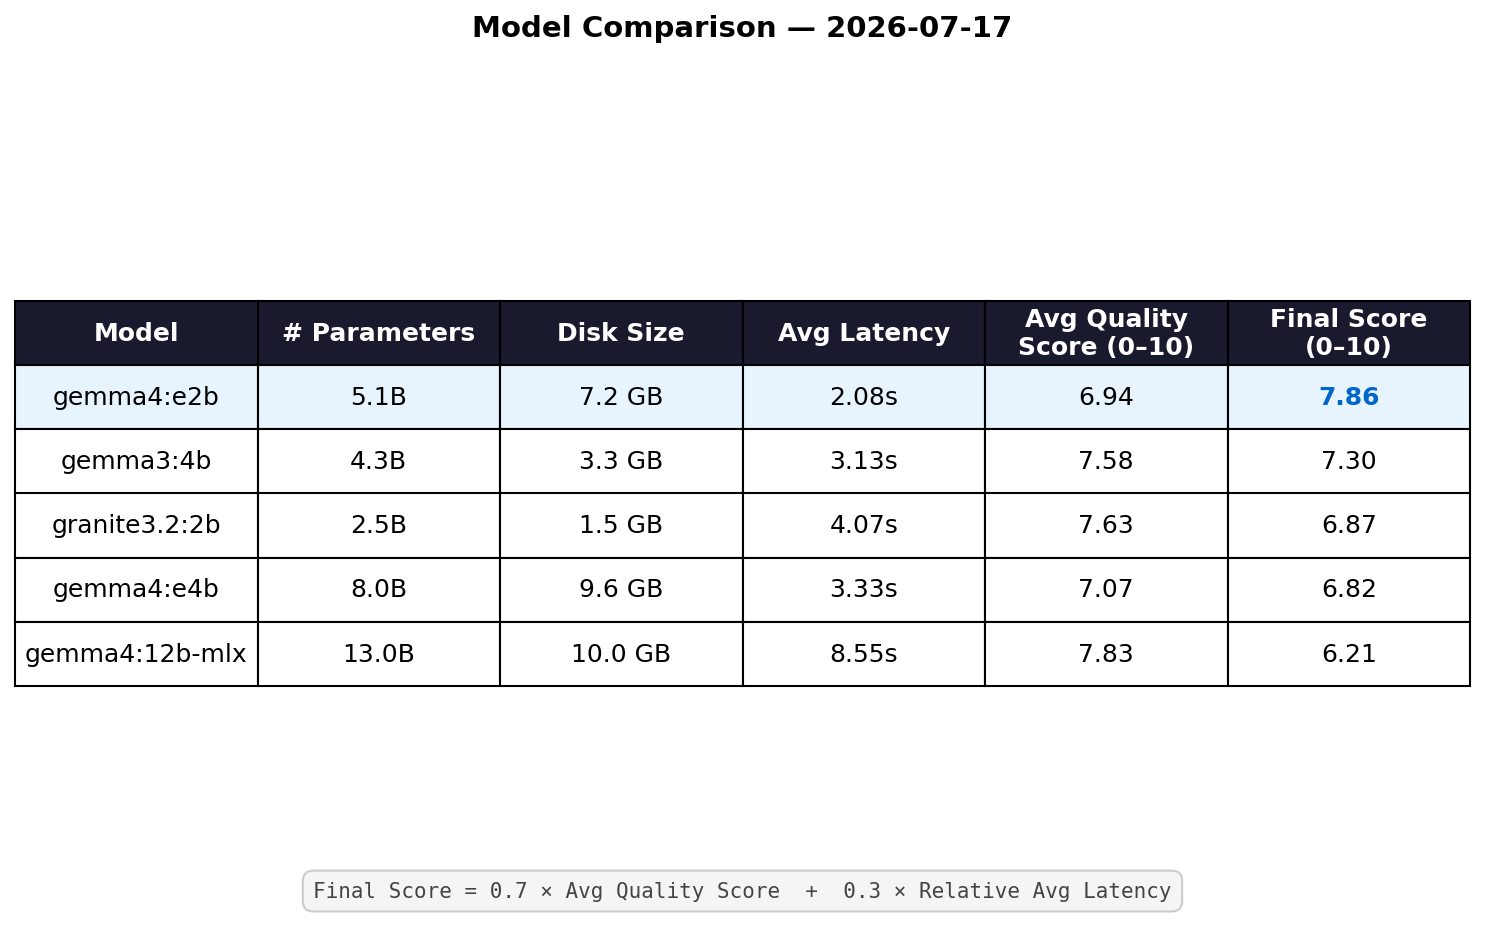

Write Python code to recreate this figure.
#!/usr/bin/env python3
"""Compare summarization quality of two Ollama models across 20 RSS articles.

Memory-efficient approach: all articles are processed by one model at a time,
then all judging is done by qwen at the end — so only one large model is loaded
into VRAM at any point.

Usage:
    uv run compare_models.py
    uv run compare_models.py --hours 48   # wider lookback if fewer articles
    uv run compare_models.py --out results.txt
"""

import argparse
import json
import math
import time
from datetime import datetime

import matplotlib

matplotlib.use("Agg")
import matplotlib.pyplot as plt
import ollama

from article_fetcher import enrich_with_full_text
from config import ARTICLE_BODY_CHAR_CAP, LOOKBACK_HOURS, URL_WORKERS
from feed_fetcher import fetch_all_feeds

MODELS = ["gemma4:e4b", "gemma4:e2b", "gemma4:12b-mlx", "gemma3:4b", "granite3.2:2b"]
JUDGE_MODEL = "nemotron-3-super:cloud"  # qwen3.5:397b-cloud requires paid Ollama subscription (403)
ARTICLE_COUNT = 30
JUDGE_TIMEOUT_SECONDS = 90
JUDGE_MAX_RETRIES = 2

_judge_client = ollama.Client(timeout=JUDGE_TIMEOUT_SECONDS)


def _unload_model(model: str) -> None:
    """Stop a running Ollama model and wait for VRAM to free before continuing."""
    try:
        ollama.generate(model=model, prompt="", keep_alive=0)
    except Exception as e:
        print(f"  (warn) could not unload {model}: {e}", flush=True)
    time.sleep(5)
    try:
        loaded = [m["model"] for m in ollama.ps()["models"]]
    except Exception:
        loaded = []
    if model in loaded:
        print(f"  (warn) {model} still shows loaded after unload+5s wait", flush=True)
    else:
        print(f"  {model} unloaded, VRAM free", flush=True)


def _get_model_size(model: str) -> str:
    """Return human-readable disk size from ollama."""
    try:
        models = ollama.list()["models"]
        for m in models:
            if m["model"] == model:
                size_bytes = m.get("size", 0)
                size_gb = size_bytes / 1e9
                return f"{size_gb:.1f} GB"
    except Exception:
        pass
    return "?"


def _get_param_count(model: str) -> str:
    """Return human-readable parameter count from ollama."""
    try:
        info = ollama.show(model)
        return info.get("details", {}).get("parameter_size", "?")
    except Exception:
        return "?"


def _summarize(
    article_num: int, title: str, text: str, model: str
) -> tuple[str, float]:
    prompt = (
        "Summarize the following article in 3-4 sentences. "
        "Be specific and factual. Return only the summary, no preamble.\n\n"
        f"Title: {title}\n\nContent:\n{text}"
    )
    t0 = time.perf_counter()
    response = ollama.chat(
        model=model,
        messages=[{"role": "user", "content": prompt}],
        think=False,
        options={"num_ctx": 16384},
    )
    elapsed = time.perf_counter() - t0
    print(f"  [#{article_num}] {model} {elapsed:.2f}s", flush=True)
    return response["message"]["content"].strip(), elapsed


def _judge(article_num: int, title: str, text: str, summaries: dict[str, str]) -> dict:
    sections = "\n\n".join(f"=== Model: {m} ===\n{s}" for m, s in summaries.items())
    prompt = (
        "You are evaluating AI-generated article summaries against the source article. "
        "Score each summary from 0.0 to 10.0 based on factual accuracy against the source "
        "(penalize hallucinated or unsupported claims heavily), clarity, "
        "completeness, and conciseness. Then give a composite ranking.\n\n"
        f"Article #{article_num}: {title}\n\n"
        f"Source content:\n{text}\n\n"
        f"{sections}\n\n"
        "Return a JSON object with this exact shape:\n"
        '{"scores": {"<model_name>": <score>, ...}, "winner": "<model_name>", '
        '"reasoning": "<one sentence>"}'
    )
    t0 = time.perf_counter()
    for attempt in range(1, JUDGE_MAX_RETRIES + 2):
        try:
            response = _judge_client.chat(
                model=JUDGE_MODEL,
                messages=[{"role": "user", "content": prompt}],
                format="json",
                think=False,
                options={"num_ctx": 16384},
            )
            break
        except Exception as e:
            print(
                f"  [#{article_num}] {JUDGE_MODEL} (judge) attempt {attempt} failed: {e}",
                flush=True,
            )
            if attempt == JUDGE_MAX_RETRIES + 1:
                return {
                    "scores": {m: 0.0 for m in summaries},
                    "winner": "unknown",
                    "reasoning": f"judge call failed after {attempt} attempts: {e}",
                }
    elapsed = time.perf_counter() - t0
    print(f"  [#{article_num}] {JUDGE_MODEL} (judge) {elapsed:.2f}s", flush=True)
    try:
        return json.loads(response["message"]["content"])
    except json.JSONDecodeError:
        return {
            "scores": {m: 0.0 for m in summaries},
            "winner": "unknown",
            "reasoning": "parse error",
        }


def _generate_image(
    models: list[str],
    param_counts: dict[str, str],
    sizes: dict[str, str],
    avg_latency: dict[str, float],
    avg_scores: dict[str, float],
    final_scores: dict[str, float],
) -> None:
    col_labels = [
        "Model",
        "# Parameters",
        "Disk Size",
        "Avg Latency",
        "Avg Quality\nScore (0–10)",
        "Final Score\n(0–10)",
    ]
    rows = []
    for m in models:
        rows.append(
            [
                m,
                param_counts.get(m, "?"),
                sizes.get(m, "?"),
                f"{avg_latency[m]:.2f}s",
                f"{avg_scores[m]:.2f}",
                f"{final_scores[m]:.2f}",
            ]
        )

    # Sort by final score descending
    rows.sort(key=lambda r: float(r[5]), reverse=True)

    fig, ax = plt.subplots(figsize=(10, 2.8 + len(rows) * 0.7))
    ax.axis("off")

    table = ax.table(
        cellText=rows,
        colLabels=col_labels,
        cellLoc="center",
        loc="center",
    )
    table.auto_set_font_size(False)
    table.set_fontsize(12)
    table.scale(1, 2.2)

    # Style header
    for col in range(len(col_labels)):
        cell = table[0, col]
        cell.set_facecolor("#1a1a2e")
        cell.set_text_props(color="white", fontweight="bold")

    # Style rows — highlight winner (row 1 = top score)
    row_colors = ["#e8f4fd", "#ffffff"]
    for row_idx, _ in enumerate(rows, start=1):
        bg = row_colors[0] if row_idx == 1 else row_colors[1]
        for col in range(len(col_labels)):
            cell = table[row_idx, col]
            cell.set_facecolor(bg)
            if col == 5 and row_idx == 1:
                cell.set_text_props(fontweight="bold", color="#0066cc")

    # Formula note — anchored just below the table
    ax.text(
        0.5,
        0.02,
        "Final Score = 0.7 × Avg Quality Score  +  0.3 × Relative Avg Latency",
        transform=ax.transAxes,
        fontsize=10,
        ha="center",
        va="bottom",
        color="#444444",
        fontfamily="monospace",
        bbox=dict(boxstyle="round,pad=0.5", facecolor="#f5f5f5", edgecolor="#cccccc"),
    )

    fig.suptitle(
        f"Model Comparison — {datetime.now().strftime('%Y-%m-%d')}",
        fontsize=14,
        fontweight="bold",
        y=0.98,
    )
    plt.tight_layout()
    plt.savefig("compare_models.png", dpi=150, bbox_inches="tight")
    plt.close(fig)


def main() -> None:
    parser = argparse.ArgumentParser()
    parser.add_argument("--hours", type=int, default=LOOKBACK_HOURS)
    parser.add_argument("--out", default="compare_models_output.txt")
    args = parser.parse_args()

    # --- Fetch articles ---
    print(f"Fetching RSS feeds (last {args.hours}h)...", flush=True)
    articles, _ = fetch_all_feeds(args.hours)
    articles = [
        a
        for a in articles
        if a.get("title") and (a.get("body") or a.get("summary") or "").strip()
    ]
    articles = articles[:ARTICLE_COUNT]
    enrich_with_full_text(articles, URL_WORKERS, ARTICLE_BODY_CHAR_CAP, print)
    lengths = [len(a.get("body", "") or a.get("summary", "")) for a in articles]
    avg_len = sum(lengths) / len(lengths) if lengths else 0
    print(
        f"Using {len(articles)} articles "
        f"(avg content length: {avg_len:.0f} chars, "
        f"min: {min(lengths, default=0)}, max: {max(lengths, default=0)})\n",
        flush=True,
    )

    # summaries[i] = {model: summary_text}
    summaries: dict[int, dict[str, str]] = {i: {} for i in range(len(articles))}
    # latencies[model] = [elapsed, ...]
    latencies: dict[str, list[float]] = {m: [] for m in MODELS}

    # --- Phase 1: summarize all articles with each model, one model at a time ---
    for model in MODELS:
        print(f"── {model}: summarizing {len(articles)} articles ──", flush=True)
        for i, article in enumerate(articles):
            title = article["title"]
            text = article.get("body", "") or article.get("summary", "")
            summary, elapsed = _summarize(i + 1, title, text, model)
            summaries[i][model] = summary
            latencies[model].append(elapsed)
        _unload_model(model)
        print(flush=True)

    # --- Phase 2: judge all articles sequentially with qwen ---
    print(f"── {JUDGE_MODEL}: judging {len(articles)} articles ──", flush=True)
    judgments: list[dict] = []
    for i, article in enumerate(articles):
        article_text = article.get("body", "") or article.get("summary", "")
        judgment = _judge(i + 1, article["title"], article_text, summaries[i])
        judgments.append(judgment)
        print(
            f"  [#{i+1}] winner={judgment.get('winner')}  scores={judgment.get('scores')}",
            flush=True,
        )
    print(flush=True)
    _unload_model(JUDGE_MODEL)

    # --- Write output file ---
    lines = [
        f"Model Comparison — {datetime.now().strftime('%Y-%m-%d %H:%M')}",
        f"Models:   {', '.join(MODELS)}",
        f"Judge:    {JUDGE_MODEL}",
        f"Articles: {len(articles)}",
        "=" * 80,
        "",
    ]

    for i, article in enumerate(articles):
        j = judgments[i]
        lines += [
            f"Article #{i+1}: {article['title']}",
            f"Source: {article.get('source', '')}",
            "",
        ]
        for model in MODELS:
            score = j.get("scores", {}).get(model, "?")
            lines += [
                f"  [{model}]  score={score}",
                f"  {summaries[i][model]}",
                "",
            ]
        lines += [
            f"  Winner:    {j.get('winner')}",
            f"  Reasoning: {j.get('reasoning')}",
            "-" * 80,
            "",
        ]

    # Aggregate win counts and average scores
    win_counts: dict[str, int] = {m: 0 for m in MODELS}
    score_totals: dict[str, float] = {m: 0.0 for m in MODELS}
    score_counts: dict[str, int] = {m: 0 for m in MODELS}
    for j in judgments:
        winner = j.get("winner")
        if winner in win_counts:
            win_counts[winner] += 1
        for m, s in j.get("scores", {}).items():
            if m in score_totals:
                try:
                    score_totals[m] += float(s)
                    score_counts[m] += 1
                except (TypeError, ValueError):
                    pass

    avg_scores = {
        m: score_totals[m] / score_counts[m] if score_counts[m] else 0.0 for m in MODELS
    }
    avg_latency = {
        m: sum(latencies[m]) / len(latencies[m]) if latencies[m] else 0.0
        for m in MODELS
    }

    # Final score: 70% quality + 30% speed, both normalized 0–10
    # quality component: avg_score is already 0–10
    # speed component: best (lowest) latency = 10, others scaled proportionally
    min_latency = min(avg_latency.values()) or 1.0
    speed_scores = {
        m: (min_latency / avg_latency[m]) * 10 if avg_latency[m] else 0.0
        for m in MODELS
    }
    final_scores = {m: 0.7 * avg_scores[m] + 0.3 * speed_scores[m] for m in MODELS}

    lines += ["SUMMARY", "=" * 80]
    for m in MODELS:
        lines.append(
            f"  {m:30s}  wins={win_counts[m]:3d}  avg_score={avg_scores[m]:.2f}"
            f"  avg_latency={avg_latency[m]:.2f}s  final_score={final_scores[m]:.2f}"
        )
    lines.append("")

    with open(args.out, "w") as f:
        f.write("\n".join(lines))

    print(f"Results written to {args.out}\n")
    print("SUMMARY")
    print("=" * 40)
    for m in MODELS:
        print(
            f"  {m:30s}  wins={win_counts[m]}  avg={avg_scores[m]:.2f}"
            f"  latency={avg_latency[m]:.2f}s  final={final_scores[m]:.2f}"
        )

    # --- Generate comparison image ---
    model_sizes = {m: _get_model_size(m) for m in MODELS}
    model_params = {m: _get_param_count(m) for m in MODELS}
    _generate_image(
        MODELS, model_params, model_sizes, avg_latency, avg_scores, final_scores
    )
    print("Image written to compare_models.png")


if __name__ == "__main__":
    main()
